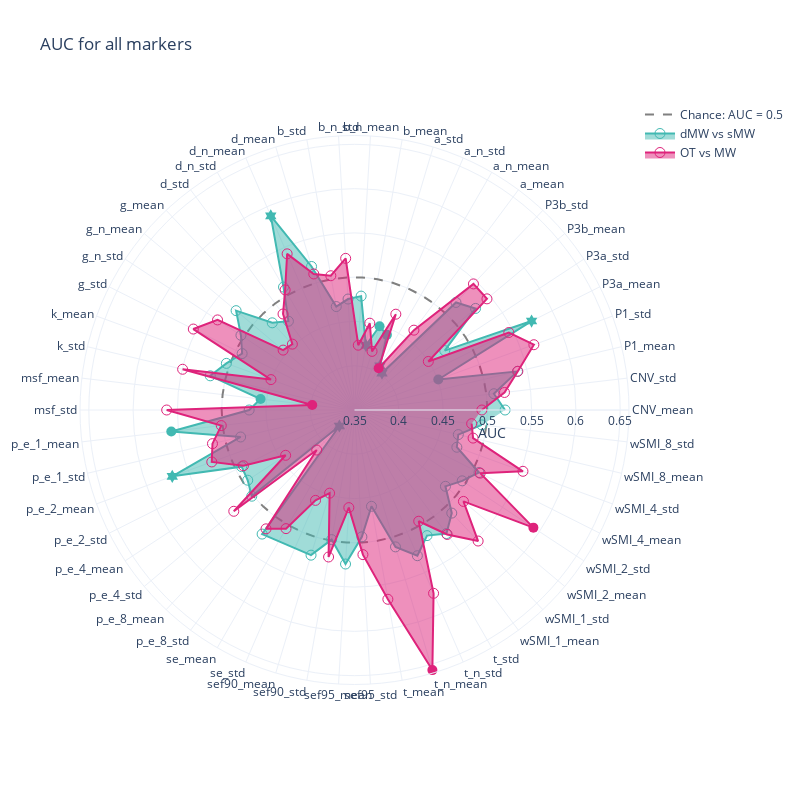

The code cell stored with this chart in its notebook:
### Markdown cell above
# Significant polar plots

### Code cell
mw =aucs_mw
mind =aucs_mind

fig = go.Figure()

fig.add_trace(go.Scatterpolar(
    r=np.ones(len(mind['markers'])) * 0.5,
    theta=mind['markers'],
    name = 'Chance: AUC = 0.5',
    mode = 'lines',
    line = {'color':'grey', 'width': 2, 'dash': 'dash' },
))


fig.add_trace(go.Scatterpolar(
    r=mw.AUC,
    theta=mw['markers'],
    fill='toself',
    name='dMW vs sMW',
    mode = 'lines+markers',
    marker = {'color':lblue, 'size': 10},
    marker_symbol= mw.symbol.to_list()
))

fig.add_trace(go.Scatterpolar(
    r=mind.AUC,
    theta=mind['markers'],
    fill='toself',
    name='OT vs MW',
    mode = 'lines+markers',
    marker = {'color':pink, 'size': 10},
    marker_symbol= mind.symbol.to_list()
))



fig.update_layout(
    title="AUC for all markers",
#     legend_title="Classification",
    width=800,
    height=800,
    template = 'plotly_white',
    
  polar=dict(
    radialaxis=dict(
    title = 'AUC',
      visible=True,
        range = [0.35,0.66]
    ),
  ),
    
  showlegend=True
)

fig.show()
pio.write_json(fig, 'Figs/radar_auc_all.plotly')

### Figure 1 — Plotly figure (JSON) as saved in the notebook; plotly's stock layout.template omitted (floating-point values rounded to 4 significant figures)
{"data": [{"line": {"color": "grey", "dash": "dash", "width": 2}, "mode": "lines", "name": "Chance: AUC = 0.5", "r": [0.5, 0.5, 0.5, 0.5, 0.5, 0.5, 0.5, 0.5, 0.5, 0.5, 0.5, 0.5, 0.5, 0.5, 0.5, 0.5, 0.5, 0.5, 0.5, 0.5, 0.5, 0.5, 0.5, 0.5, 0.5, 0.5, 0.5, 0.5, 0.5, 0.5, 0.5, 0.5, 0.5, 0.5, 0.5, 0.5, 0.5, 0.5, 0.5, 0.5, 0.5, 0.5, 0.5, 0.5, 0.5, 0.5, 0.5, 0.5, 0.5, 0.5, 0.5, 0.5, 0.5, 0.5], "theta": ["CNV_mean", "CNV_std", "P1_mean", "P1_std", "P3a_mean", "P3a_std", "P3b_mean", "P3b_std", "a_mean", "a_n_mean", "a_n_std", "a_std", "b_mean", "b_n_mean", "b_n_std", "b_std", "d_mean", "d_n_mean", "d_n_std", "d_std", "g_mean", "g_n_mean", "g_n_std", "g_std", "k_mean", "k_std", "msf_mean", "msf_std", "p_e_1_mean", "p_e_1_std", "p_e_2_mean", "p_e_2_std", "p_e_4_mean", "p_e_4_std", "p_e_8_mean", "p_e_8_std", "se_mean", "se_std", "sef90_mean", "sef90_std", "sef95_mean", "sef95_std", "t_mean", "t_n_mean", "t_n_std", "t_std", "wSMI_1_mean", "wSMI_1_std", "wSMI_2_mean", "wSMI_2_std", "wSMI_4_mean", "wSMI_4_std", "wSMI_8_mean", "wSMI_8_std"], "type": "scatterpolar"}, {"fill": "toself", "marker": {"color": "#42B9B2", "size": 10, "symbol": ["circle-open", "circle-open", "circle-open", "circle", "hexagram", "circle-open", "circle-open", "circle-open", "hexagram", "hexagram", "circle", "circle", "hexagram", "circle-open", "circle-open", "circle-open", "circle-open", "hexagram", "circle-open", "circle-open", "circle-open", "circle-open", "circle-open", "circle-open", "circle-open", "circle-open", "circle", "circle-open", "circle", "circle-open", "hexagram", "circle-open", "circle-open", "circle-open", "hexagram", "circle-open", "circle-open", "circle-open", "circle-open", "circle-open", "circle-open", "circle-open", "circle-open", "circle-open", "circle-open", "circle-open", "circle-open", "circle-open", "circle-open", "circle-open", "circle-open", "circle-open"]}, "mode": "lines+markers", "name": "dMW vs sMW", "r": [0.5201, 0.5085, 0.5391, 0.4507, 0.5738, 0.472, 0.5284, 0.517, 0.402, 0.4075, 0.4424, 0.4487, 0.4241, 0.4789, 0.4755, 0.4686, 0.5192, 0.5887, 0.5103, 0.475, 0.4854, 0.5245, 0.5035, 0.492, 0.504, 0.5174, 0.4568, 0.469, 0.5583, 0.4822, 0.569, 0.4926, 0.4943, 0.5014, 0.3749, 0.5247, 0.5211, 0.4986, 0.5242, 0.4935, 0.4604, 0.5114, 0.5292, 0.5138, 0.5239, 0.5101, 0.4841, 0.4956, 0.5073, 0.473, 0.4705, 0.4947], "theta": ["CNV_mean", "CNV_std", "P1_mean", "P1_std", "P3a_mean", "P3a_std", "P3b_mean", "P3b_std", "a_mean", "a_n_mean", "a_n_std", "a_std", "b_mean", "b_n_mean", "b_n_std", "b_std", "d_mean", "d_n_mean", "d_n_std", "d_std", "g_mean", "g_n_mean", "g_n_std", "g_std", "k_mean", "k_std", "msf_mean", "msf_std", "p_e_1_mean", "p_e_1_std", "p_e_2_mean", "p_e_2_std", "p_e_4_mean", "p_e_4_std", "p_e_8_mean", "p_e_8_std", "sef90_mean", "sef90_std", "sef95_mean", "sef95_std", "t_mean", "t_n_mean", "t_n_std", "t_std", "wSMI_1_mean", "wSMI_1_std", "wSMI_2_mean", "wSMI_2_std", "wSMI_4_mean", "wSMI_4_std", "wSMI_8_mean", "wSMI_8_std"], "type": "scatterpolar"}, {"fill": "toself", "marker": {"color": "#DE237B", "size": 10, "symbol": ["circle-open", "circle-open", "circle-open", "circle-open", "circle-open", "circle-open", "circle-open", "circle-open", "circle-open", "circle", "circle-open", "circle-open", "circle-open", "circle-open", "circle-open", "circle-open", "circle-open", "circle-open", "circle-open", "circle-open", "circle-open", "circle-open", "circle-open", "circle-open", "circle-open", "circle-open", "circle", "circle-open", "circle-open", "circle-open", "circle-open", "circle-open", "circle-open", "circle-open", "circle-open", "circle-open", "circle-open", "circle-open", "circle-open", "circle-open", "circle-open", "circle-open", "circle-open", "circle", "circle-open", "circle-open", "circle-open", "circle-open", "circle-open", "circle", "circle-open", "circle-open", "circle-open", "circle-open"]}, "mode": "lines+markers", "name": "OT vs MW", "r": [0.4938, 0.5205, 0.5396, 0.5656, 0.545, 0.4498, 0.5453, 0.5458, 0.4624, 0.4045, 0.4678, 0.4191, 0.4495, 0.4233, 0.5215, 0.504, 0.5104, 0.5421, 0.5067, 0.4852, 0.4523, 0.4552, 0.5351, 0.5537, 0.4504, 0.5495, 0.3981, 0.5621, 0.5015, 0.5148, 0.5215, 0.4904, 0.4431, 0.528, 0.4122, 0.5173, 0.5047, 0.4612, 0.448, 0.5186, 0.4604, 0.5136, 0.567, 0.6566, 0.5755, 0.4951, 0.5252, 0.5534, 0.5106, 0.5918, 0.5089, 0.5524, 0.4876, 0.4832], "theta": ["CNV_mean", "CNV_std", "P1_mean", "P1_std", "P3a_mean", "P3a_std", "P3b_mean", "P3b_std", "a_mean", "a_n_mean", "a_n_std", "a_std", "b_mean", "b_n_mean", "b_n_std", "b_std", "d_mean", "d_n_mean", "d_n_std", "d_std", "g_mean", "g_n_mean", "g_n_std", "g_std", "k_mean", "k_std", "msf_mean", "msf_std", "p_e_1_mean", "p_e_1_std", "p_e_2_mean", "p_e_2_std", "p_e_4_mean", "p_e_4_std", "p_e_8_mean", "p_e_8_std", "se_mean", "se_std", "sef90_mean", "sef90_std", "sef95_mean", "sef95_std", "t_mean", "t_n_mean", "t_n_std", "t_std", "wSMI_1_mean", "wSMI_1_std", "wSMI_2_mean", "wSMI_2_std", "wSMI_4_mean", "wSMI_4_std", "wSMI_8_mean", "wSMI_8_std"], "type": "scatterpolar"}], "layout": {"height": 800, "polar": {"angularaxis": {"type": "category"}, "radialaxis": {"autorange": false, "range": [0.35, 0.66], "title": {"text": "AUC"}, "type": "linear", "visible": true}}, "showlegend": true, "title": {"text": "AUC for all markers"}, "width": 800}}
